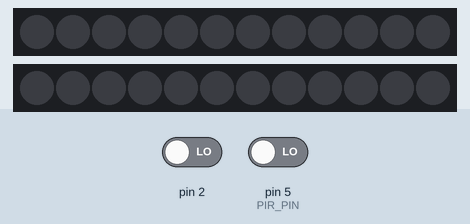
Recording of a sketch running on a simulated Arduino Uno, built with avr-gcc and run on an emulated ATmega328P. On the bench: 2 × 12 RGB LEDs in strip order, left to right. Inputs (shaded band) come from the test bench; at power-on: pin 5 (PIR_PIN) LOW, pin 2 LOW. Dim RGB values are drawn brighter than linear.

Above: at 1.2 s.
1.3 s: pin 5 (PIR_PIN) driven HIGH
At 2.1 s:
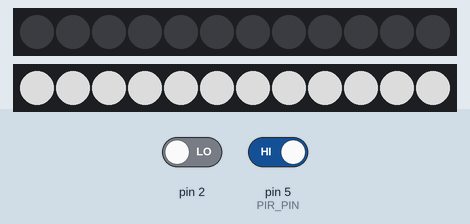
2.8 s: pin 5 (PIR_PIN) driven LOW
At 3.2 s:
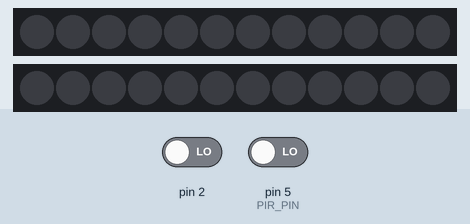
Timing chart, 0 to 5.8 s (numbered marks = the images above; inputs shaded):
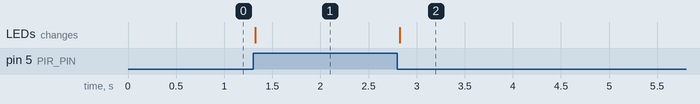

Measured:
- after the input at 1.3 s, the LEDs: change at once (image 1)
- after the input at 2.8 s, the LEDs: change at once (image 2)

The sketch:

final.ino
```cpp
#include <Metro.h>
#include <math.h>
#include <Adafruit_NeoPixel.h>

#define PIN1 6
#define PIN2 9
#define NUMPIXELS 12
#define PIR_PIN 5

Adafruit_NeoPixel strip1 = Adafruit_NeoPixel(NUMPIXELS, PIN1, NEO_GRB + NEO_KHZ800);
Adafruit_NeoPixel strip2 = Adafruit_NeoPixel(NUMPIXELS, PIN2, NEO_GRB + NEO_KHZ800);

Metro ledlightup = Metro(60, true);
Metro processdata = Metro(50, true);
Metro TcsTrigger = Metro(10, true);

int s0 = 8, s1 = 9, s2 = 10, s3 = 11;
int out = 2;
int flag = 0;
int counter = 0;
int countR = 0, countG = 0, countB = 0;

bool humanDetected = false;

void setup() {
  Serial.begin(9600);
  pinMode(s0, OUTPUT);
  pinMode(s1, OUTPUT);
  pinMode(s2, OUTPUT);
  pinMode(s3, OUTPUT);
  pinMode(PIR_PIN, INPUT);

  strip1.begin();
  strip1.show();
  strip2.begin();
  strip2.show();
}

void TCS() {
  digitalWrite(s0, HIGH);
  digitalWrite(s1, HIGH);
  attachInterrupt(0, ISR_INTO, CHANGE);
}

void ISR_INTO() {
  counter++;
}

int Raverage = 0;
int Baverage = 0;
int Gaverage = 0;

void loop() {
  TCS();
  humanDetected = digitalRead(PIR_PIN);

  if (TcsTrigger.check()) {
    Tcstrigger();
  }
  if (processdata.check()) {
    procedata();
  }
  if (ledlightup.check()) {
    ledup();
  }
}

void Tcstrigger() {
  flag++;
  if (flag == 1) {
    digitalWrite(s2, LOW);
    digitalWrite(s3, LOW);
    countR = counter;
    digitalWrite(s2, HIGH);
    digitalWrite(s3, HIGH);
  } else if (flag == 2) {
    countG = counter;
    digitalWrite(s2, LOW);
    digitalWrite(s3, HIGH);
  } else if (flag == 3) {
    countB = counter;
    digitalWrite(s2, LOW);
    digitalWrite(s3, LOW);
    flag = 0;
  }
  counter = 0;
}

void procedata() {
  static int Rinput[5] = {0, 0, 0, 0, 0}, Binput[5] = {0, 0, 0, 0, 0}, Ginput[5] = {0, 0, 0, 0, 0};

  for (int i = 4; i > 0; i--) {
    Rinput[i] = Rinput[i - 1];
    Binput[i] = Binput[i - 1];
    Ginput[i] = Ginput[i - 1];
  }

  if (countR < 2500)
    Rinput[0] = countR;
  else
    Rinput[0] = Rinput[1];

  if (countB < 2500)
    Binput[0] = countB;
  else
    Binput[0] = Binput[1];

  if (countG < 2500)
    Ginput[0] = countG;
  else
    Ginput[0] = Ginput[1];

  Raverage = 0;
  Baverage = 0;
  Gaverage = 0;

  for (int i = 0; i <= 4; i++) {
    Raverage += Rinput[i];
    Baverage += Binput[i];
    Gaverage += Ginput[i];
  }
  Raverage /= 5;
  Baverage /= 5;
  Gaverage /= 5;
}

void ledup() {
  if (humanDetected) {
    int ledvalueR = Raverage;
    int ledvalueG = Gaverage;
    int ledvalueB = Baverage;

    ledvalueR = constrain(ledvalueR, 350, 1700);
    ledvalueB = constrain(ledvalueB, 350, 1500);
    ledvalueG = constrain(ledvalueG, 350, 1650);
    ledvalueR = map(ledvalueR, 350, 1700, 0, 255);
    ledvalueB = map(ledvalueB, 350, 1500, 0, 255);
    ledvalueG = map(ledvalueG, 350, 1650, 0, 255);


    int brightness = 150;
    for (int i = 0; i < NUMPIXELS; i++) {
      strip1.setPixelColor(i, strip1.Color((ledvalueR * brightness) / 255,
                                           (ledvalueG * brightness) / 255,
                                           (ledvalueB * brightness) / 255));
    }
    for (int i = 0; i < NUMPIXELS; i++) {
      int reverseR = 255 - ledvalueR;
      int reverseG = 255 - ledvalueG;
      int reverseB = 255 - ledvalueB;

      strip2.setPixelColor(i, strip2.Color((reverseR * brightness) / 255,
                                           (reverseG * brightness) / 255,
                                           (reverseB * brightness) / 255));
    }

    strip1.show();
    strip2.show();
  } else {
    for (int i = 0; i < NUMPIXELS; i++) {
      strip1.setPixelColor(i, 0);
      strip2.setPixelColor(i, 0);
    }
    strip1.show();
    strip2.show();
  }
}
```
